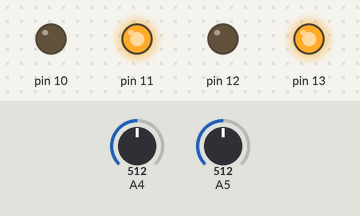
The sketch below on a simulated Arduino Uno, built with avr-gcc and run on an emulated ATmega328P. Shown: output pins drawn as LEDs (lit = HIGH). The inputs (shaded band) are chosen by the test bench; at power-on: A4 = 512, A5 = 512. What the sketch prints to the serial monitor is not drawn.

Above: at 1.2 s.
1.3 s: A4 set to 366
4.3 s: A4 set to 336
At 5.4 s:
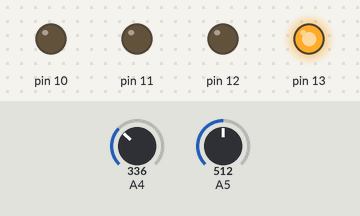
5.8 s: A5 set to 290
At 6.4 s:
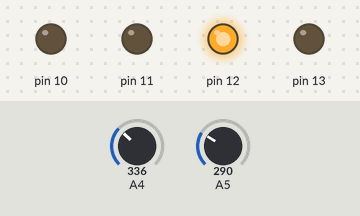
7.3 s: A4 set to 380
At 8.5 s:
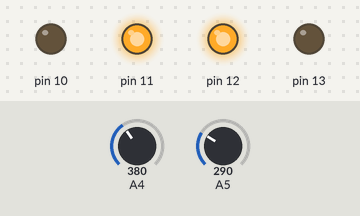
8.8 s: A4 set to 290
At 9.7 s:
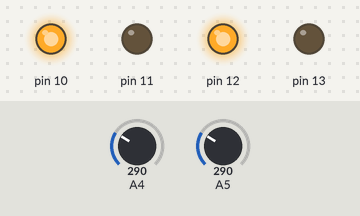
10.3 s: A5 set to 306
At 10.9 s:
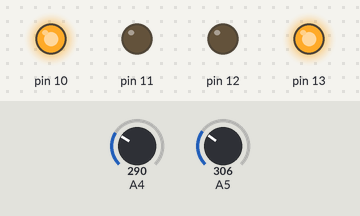
Timing chart, 0 to 12.8 s (numbered marks = the images above; inputs shaded):
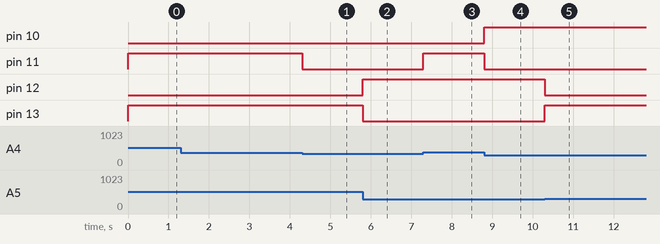

The sketch:

flex_sensor_reading.ino
```cpp
int right = 13;
int left = 12;
int gripper2 = 10;
int gripper1 = 11;
  int v = 0;
 int h = 0;
 int f = 0;
 int g = 0;


void setup() {
Serial.begin(9600);
pinMode(13,OUTPUT);
pinMode(12,OUTPUT);
pinMode(11,OUTPUT);
pinMode(10,OUTPUT);
}
void loop()
{
int y = analogRead(A4);

//delay (500);
int x = analogRead(A5);
///Serial.println(a);


if(y>=330&&y <=350)
{
  digitalWrite(11,LOW);
//Serial.println("stop");
  digitalWrite(10,LOW);
}

if (y >= 370 )
{
    digitalWrite(11,HIGH);
//Serial.println("forward");
  digitalWrite(10,LOW);
// v = v+1;
//h = 0;
 //Serial.println(v);

}

if (y <= 300)
{
  digitalWrite(11,LOW);
//Serial.println("backward");
  digitalWrite(10,HIGH);
 //// h = h+1;
  v = 0;
   //  Serial.println(h);
}

if(x >=300  )
{

  digitalWrite(13, HIGH);
  Serial.println("open");
      digitalWrite(12, LOW);
//g = g+1;
//f = 0;

}

if(x <=300 )
{


    digitalWrite(13,LOW);
    digitalWrite(12, HIGH);
//f = f+1;
//g = 0;
}
//if ( v == 9)
//{
//digitalWrite (10,LOW);
//digitalWrite (11,LOW);


//}
//if ( h == 9 )
//{
//digitalWrite (10,LOW);
//digitalWrite (11,LOW);

//}
//if ( f == 9)
//{
//digitalWrite (13,LOW);
//digitalWrite (12,LOW);


//}
////if ( g == 9 )
//{

//digitalWrite (13,LOW);
//digitalWrite (12,LOW);

//}

}
```

Measured:
- the behaviour switches between 351 and 350 on A4 (found by bisection; images 0 and 1)
- after the input at 1.3 s, every drawn part: stays the same
- after the input at 4.3 s, pin 11: HIGH → LOW at once
- after the input at 5.8 s, pin 12: LOW → HIGH at once; pin 13: HIGH → LOW at once
- after the input at 7.3 s, pin 11: LOW → HIGH at once
- after the input at 8.8 s, pin 10: LOW → HIGH at once; pin 11: HIGH → LOW at once
- after the input at 10.3 s, pin 12: HIGH → LOW at once; pin 13: LOW → HIGH at once
